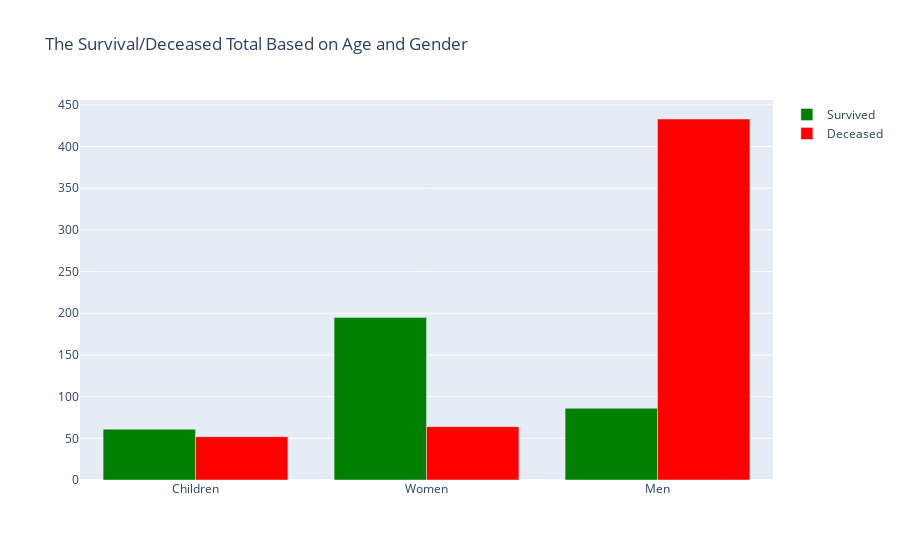

Notebook code cell kept with this figure:
### Code cell
#Storing the count for the total of survived 'children', 'women' and 'men'
survived_data = [children_survived, women_survived, men_survived]

#Storing the count for the total of deceased 'children', 'women' and 'men'
deceased_data = [children_deceased, women_deceased, men_deceased]

#The x-axis on the bar chart which names are 'Children','Women' and 'Men'
age_group_name = ['Children', 'Women', 'Men']

#Colour selector for the bars in the bar chart (e.g bar_colour_class[0] = green)
bar_colour_class = ['green', 'red']

# Creating the bar chart for to display the information for 'survived_data' and 'deceased_data' by the 'age_group_name'
fig_priority = go.Figure(data=[
    go.Bar(name="Survived", x=age_group_name, y=survived_data, marker=dict(color=bar_colour_class[0])),
    go.Bar(name="Deceased", x=age_group_name, y=deceased_data, marker=dict(color=bar_colour_class[1])),
])

#Setting the barmode='group' and changing the title of the graph
fig_priority.update_layout(barmode='group', title="The Survival/Deceased Total Based on Age and Gender")
#Showing the "The Survival/Deceased Total Based on Age and Gender"
fig_priority.show()

### Figure 1 — Plotly figure (JSON) as saved in the notebook; plotly's stock layout.template omitted (floating-point values rounded to 4 significant figures)
{"data": [{"marker": {"color": "green"}, "name": "Survived", "type": "bar", "x": ["Children", "Women", "Men"], "y": [61, 195, 86]}, {"marker": {"color": "red"}, "name": "Deceased", "type": "bar", "x": ["Children", "Women", "Men"], "y": [52, 64, 433]}], "layout": {"barmode": "group", "title": {"text": "The Survival/Deceased Total Based on Age and Gender"}}}
